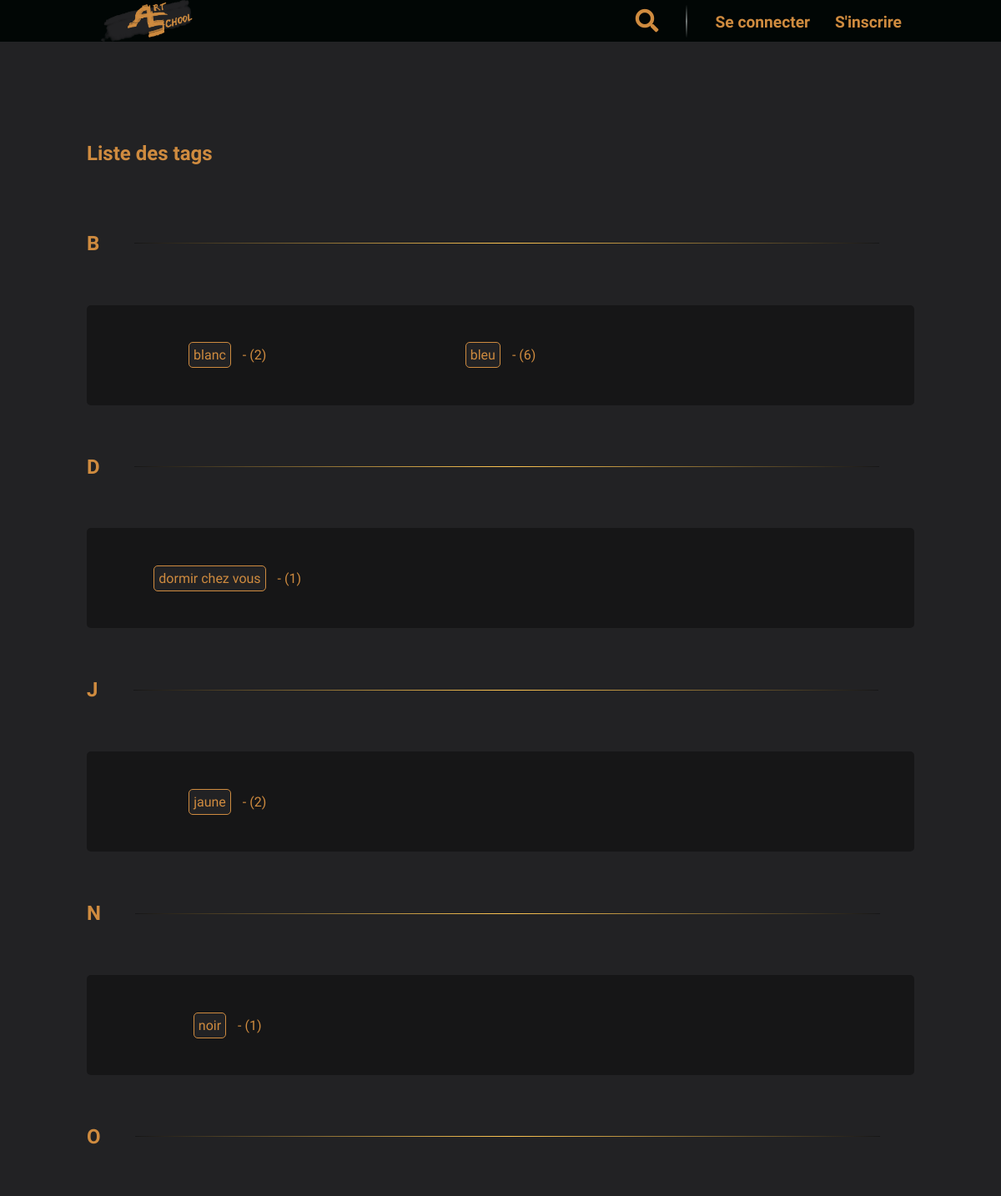
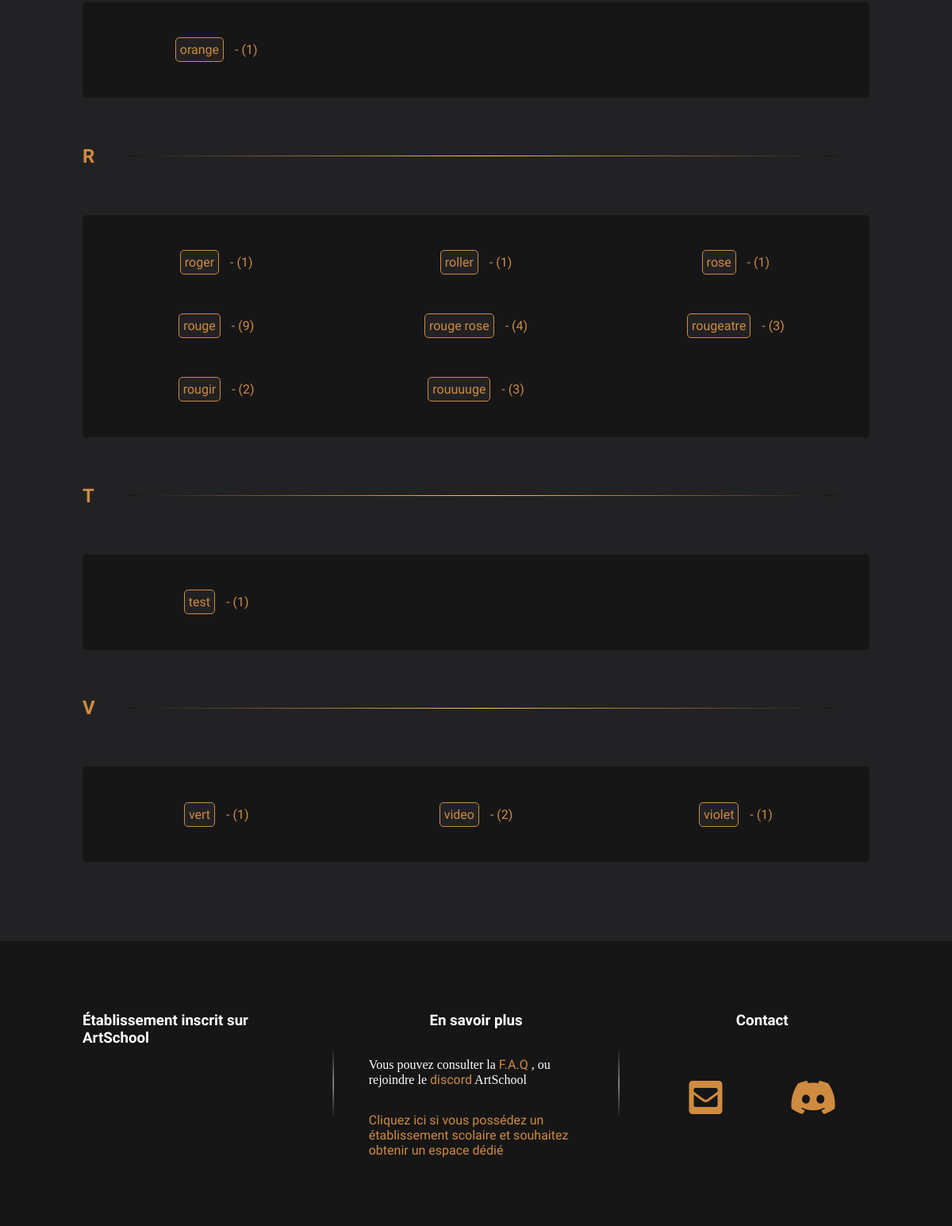
/P5_01_Code/index.php?action=listTags, run on the app's committed database (2 pictures, top to bottom).
### tables this page shows
CREATE TABLE IF NOT EXISTS `as_tag` (
  `id` int(11) NOT NULL AUTO_INCREMENT,
  `name` varchar(355) NOT NULL,
  `tagCount` int(11) NOT NULL DEFAULT 0,
  PRIMARY KEY (`id`)
);

### P5_01_Code/model/RenderView.php (called while the page is built, shortened)
<?php
class RenderView
{
    public static function render(string $template, string $view, array $data = null)
    {
        require 'view/' . $view;
        $content = ob_get_clean();
        require 'view/' . $template;
    }
}

### P5_01_Code/controller/Frontend.php (called while the page is built, shortened)
<?php
class Frontend extends Controller
{
    public function listTags()
    {
        $TagsManager = new TagsManager();
        $tags = $TagsManager->sortByAlphabeticalOrder($TagsManager->get(null, 0, 'name'));
        RenderView::render('template.php', 'frontend/listTagsView.php', ['tags' => $tags]);
    }
}

### P5_01_Code/model/Database.php (called while the page is built, shortened)
<?php
abstract class Database
{
    protected static $db;
    protected function getConnection()
    {
        try {
            if (empty(self::$db)) {
                self::$db = new \PDO(self::DB_HOST, self::DB_LOGIN, self::DB_PASSWORD, self::DB_ERRMODE);
                return self::$db;
            } else {
                return self::$db;
            }
        } catch (Exception $e) {
                error($e->getMessage());
        }
    }
    public function sql($req, array $parameters = null)
    {
        $q = $this->getConnection()->prepare($req);
        $q->execute();
        return $q;
    }
}

### P5_01_Code/model/TagsManager.php (called while the page is built, shortened)
<?php
class TagsManager extends Database
{
    public static $TABLE_NAME = 'as_tag';
    public function get(int $limit = null, int $offset = 0, string $orderBy = 'tagCount DESC')
    {
        if (!empty($limit)) {
            $q = $this->sql(
                'SELECT *
                FROM ' . static::$TABLE_NAME . '
                ORDER BY ' . $orderBy . '
                LIMIT :limit OFFSET :offset',
                [':limit' => $limit, ':offset' => $offset]
            );
        } else {
            $q = $this->sql(
                'SELECT *
                FROM ' . static::$TABLE_NAME . '
                ORDER BY ' . $orderBy
            );
        }
        $result = $q->fetchAll();
        return $result;
    }
}

### P5_01_Code/view/frontend/listTagsView.php (the view)
<section id="listTagsView" class="container">
    <h1>Liste des tags</h1>
    <?php
    foreach ($data['tags'] as $letter => $arrTags) {
        ?>
        <div class="tagsCategory">
            <h2><?=$letter?></h2>
            <hr>
        </div>
        <div class="blockResult blockResultTag fullWidth">
        <?php
        foreach ($data['tags'][$letter] as $tag) {
            ?>
            <div>
                <a href="index.php?action=search&sortBy=tag&tag=<?=$tag['name']?>">
                    <span class="tag"><?=$tag['name']?></span>
                    <span>- (<?=$tag['tagCount']?>)</span>
                </a>
            </div>
            <?php
        }
        ?>
        </div>
        <?php
    }
    ?>
</section>

### P5_01_Code/index.php (shortened to what this page needs)
<?php
try {
    $Frontend = new Frontend();
    $Frontend->verifyInformation();
    if (isset($_GET['action'])) {
        switch ($_GET['action']) {
        case 'listTags' :
            $Frontend->listTags();
            break;
        }
    } else {
        $Frontend->home();
    }
} catch (Exception $e) {
    $Frontend->error($e->getMessage());
}

### P5_01_Code/view/template.php (shortened to what this page needs)
<!DOCTYPE html>
<html lang="fr">
    <head>
        <link rel="stylesheet" type="text/css" href="public/css/style.css">
        <link rel="stylesheet" href="https://use.fontawesome.com/releases/v5.8.1/css/all.css">
    </head>
    <body>
        <?php
        if (defined('BACKEND') && isset($_SESSION['grade']) && ($_SESSION['grade'] === ADMIN  || $_SESSION['grade'] === MODERATOR)) {
            require 'backend/navbar.php';
        } else {
            require 'frontend/navbar.php';
        }
        ?>
        <main>
            <?=$content?>
        </main>
        <?php
        require 'footer.php';
        ?>
    </body>
</html>

### P5_01_Code/view/frontend/navbar.php (shortened to what this page needs)
<header id="navbar" class="fullWidth">
    <div class="container">
        <div>
            <span>
                <a href="index.php">
                    <img src="public/images/banner.png">
                </a>
            </span>
            <nav>
                <ul>
                    <li title="Rechercher">
                        <a href="index.php?action=search">
                            <i class="fas fa-search"></i>
                        </a>
                    </li>
                    <?php
                    if (!isset($_SESSION['school'])) {
                        ?>
                        <li title="Se connecter">
                            <a href="index.php?action=signIn">Se connecter</a>
                        </li>
                        <li title="S'inscrire">
                            <a href="index.php?action=signUp">S'inscrire</a>
                        </li>
                        <?php
                    }
                    ?>
                </ul>
            </nav>
        </div>
    </div>
</header>

### P5_01_Code/view/footer.php (shortened to what this page needs)
<footer>
	<section class="container">
		<div>
			<article id="linksList">
				<h3>Établissement inscrit sur ArtSchool</h3>
				<div>
				</div>
			</article>
			<article>
				<h3>En savoir plus</h3>
				<p>
					Vous pouvez consulter la <a href="index.php?action=faq">F.A.Q</a> , ou rejoindre le <a href="">discord</a> ArtSchool
				</p>
				<p>
					<a href="index.php?action=addSchool">Cliquez ici si vous possédez un établissement scolaire et souhaitez obtenir un espace dédié</a>
				</p>
			</article>
			<article id="contact">
				<h3>Contact</h3>
				<ul>
					<li><a href=""><i class="fas fa-envelope-square"></i></a></li>
					<li><a href=""><i class="fab fa-discord"></i></a></li>
				</ul>
			</article>
		</div>
	</section>
</footer>

### P5_01_Code/public/css/style.css (style rules this page uses)
body { margin: 0px; color: white; background-color: #222224; font-family: 'Slabo 27px', serif; }
main { min-height: 80vh; }
h1, h2, h3, h4, h5, h6, caption { font-family: 'Asap', sans-serif; }
.container { max-width: 90%; margin: auto; }
.fullWidth { width: 100%; }
a { text-decoration: none; color: #CF8B3F; font-family: 'Asap', sans-serif; }
i { transform: scale(1.2); }
ul { padding: 0; }
hr { background : linear-gradient(to right, #161617, #FFC652, #161617); border:none; height: 1px; width: 90%; }
#navbar { background-color: #010605; }
#navbar > .container { display: flex; flex-direction: column; justify-content: space-between; align-items: center; }
#navbar > .container > div:first-child { display: flex; justify-content: space-between; align-items: center; width: 100%; height: 50px; }
#navbar > .container > div:first-child > span:nth-child(1) { height: 100%; font-size: 1.5em; margin-left: 10px; }
#navbar ul { list-style: none; display: flex; justify-content: space-around; align-items: center; }
#navbar li { margin: 0 15px; font-weight: bold; font-size: 1.2em; }
#navbar i { font-size: 1.2em; }
#navbar img { height: 100%; }
footer { display: flex; justify-content: center; align-items: center; width: 100%; min-height: 20vh; background-color: #161617; padding: 70px 0px; }
footer section { width: 85% }
footer section > div { display: flex; justify-content: center; align-items: flex-start; width: 100%; }
footer article { display: flex; flex-direction: column; justify-content: space-between; align-items: center; width: 30%; }
footer ul { list-style: none; }
#contact ul { display: flex; justify-content: space-around; align-items: center; flex-wrap: wrap; width: 100%; }
#linksList > div { display: flex; justify-content: space-around; width: 100%; }
#contact h3 { margin-bottom: 50px; }
#contact i { font-size: 2.5em; }
.blockResult { display: flex; justify-content: flex-start; align-items: center; flex-wrap: wrap; }
.blockResult a { width: 100%; position: relative; }
.blockResultTag > div { display: flex; justify-content: center; align-items: center; width: 33%; height: 80px; }
#listTagsView { padding: 100px 0; }
#listTagsView h1, #listTagsView h2 { color: #CF8B3F; }
#listTagsView .blockResultTag { background-color: #161617; padding: 20px 0; border-radius: 5px; }
#listTagsView .blockResultTag a { width: auto; }
.tagsCategory { display: flex; justify-content: center; align-items: center; }
.tagsCategory h2 { padding: 40px 0; }
.tag { border: solid 1px #CF8B3F; border-radius: 5px; background-color: #222224; margin: 10px; padding: 5px; cursor: pointer; transition: 0.15s linear; -webkit-transition: 0.15s linear; }
@media all and (min-width:992px) and (max-width:1200px) { .container { max-width: 992px; } }

### data on the page
as_tag: name "blanc", tagCount "2"
as_tag: name "bleu", tagCount "6"
as_tag: name "dormir chez vous", tagCount "1"
as_tag: name "jaune", tagCount "2"
as_tag: name "noir", tagCount "1"
as_tag: name "orange", tagCount "1"
as_tag: name "roger", tagCount "1"
as_tag: name "roller", tagCount "1"
as_tag: name "rose", tagCount "1"
as_tag: name "rouge", tagCount "9"
as_tag: name "rouge rose", tagCount "4"
as_tag: name "rougeatre", tagCount "3"
as_tag: name "rougir", tagCount "2"
as_tag: name "rouuuuge", tagCount "3"
as_tag: name "test", tagCount "1"
as_tag: name "vert", tagCount "1"
as_tag: name "video", tagCount "2"
as_tag: name "violet", tagCount "1"

### other printed values
$letter "B"
$letter "D"
$letter "J"
$letter "N"
$letter "O"
$letter "R"
$letter "T"
$letter "V"
